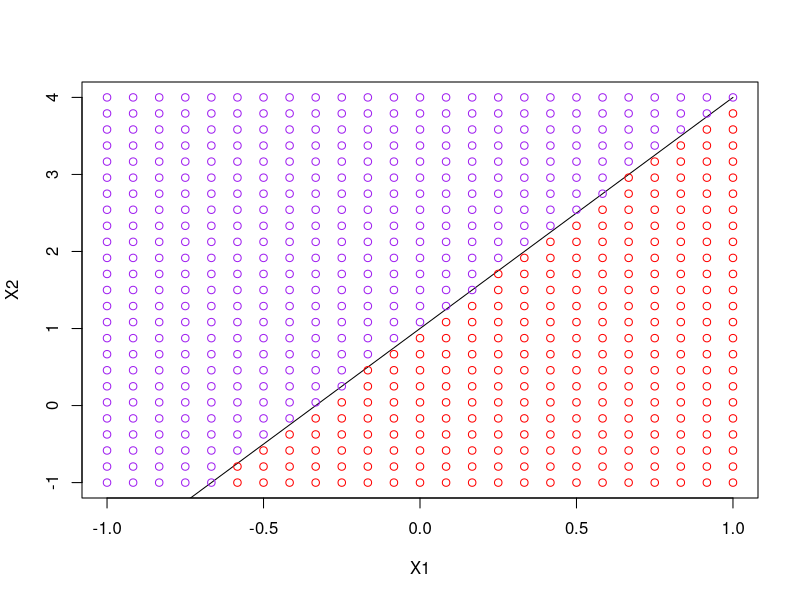
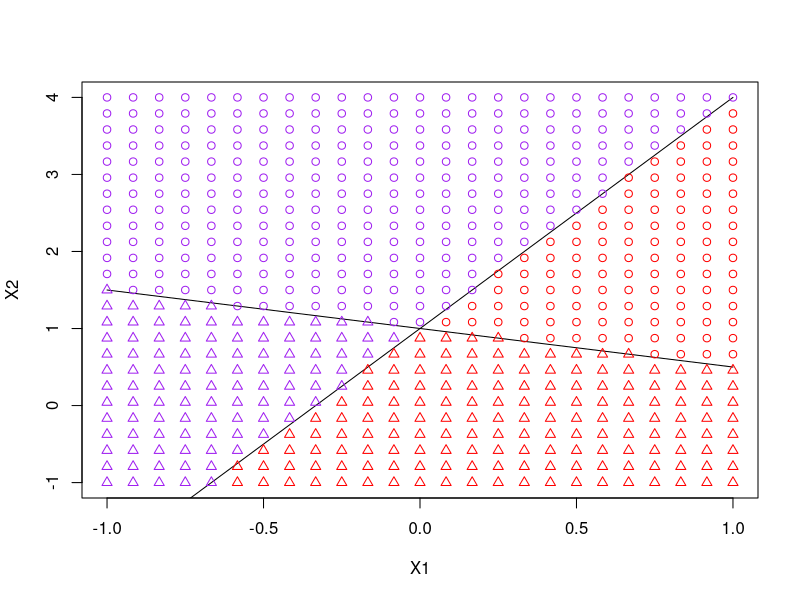
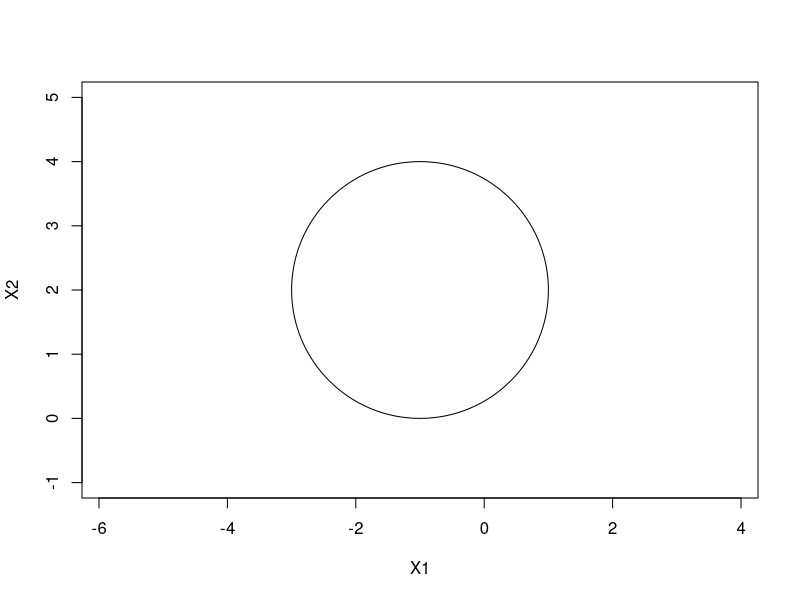
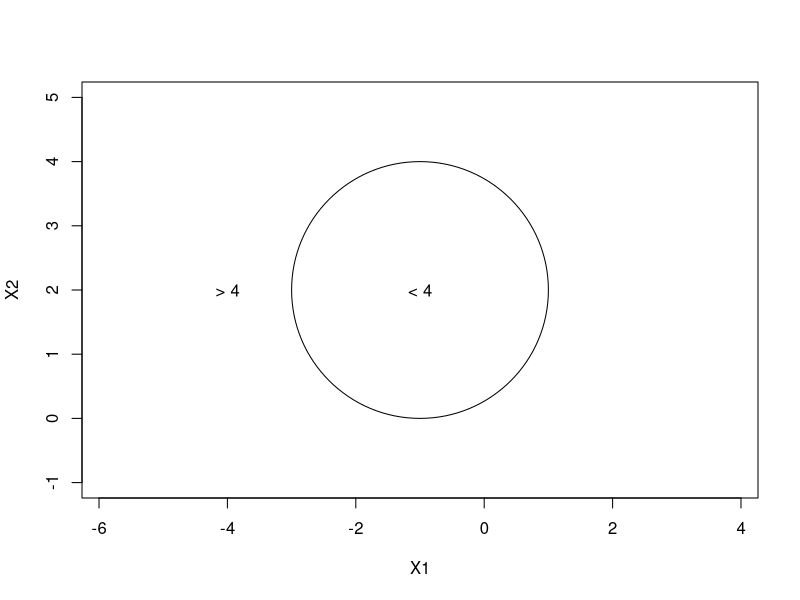
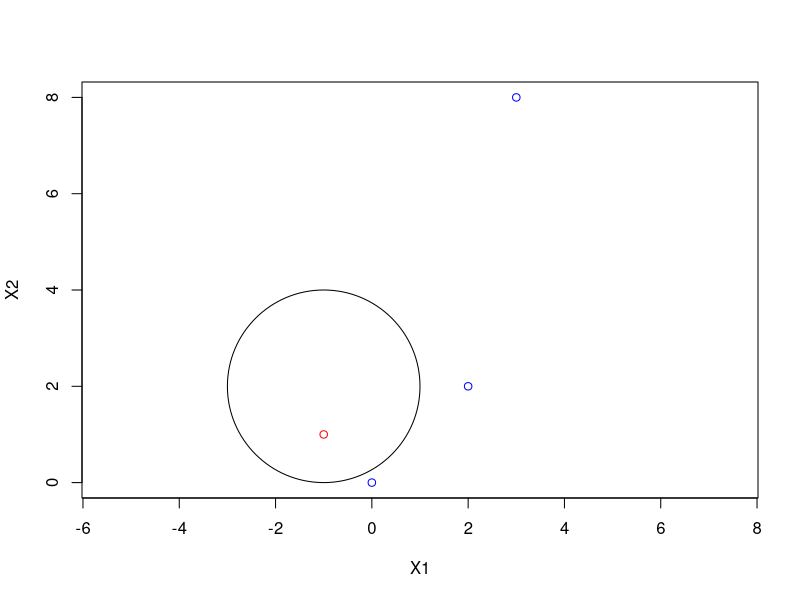

Recreate these plots in R, in order.
#Chapter 9 Conceptual Problem 1:

#a)
X1=seq(-1,1,0.1)
plot(X1,1+3*X1,xlab='X1',ylab='X2',type='l',xlim=c(-1,1),ylim=c(-1,4))

for(i in seq(-1,1,length.out = 25)){
  pts=data.frame(rep(i,25),seq(-1,4,length.out = 25))
  points(pts,col=ifelse(1+3*pts[,1]-pts[,2]>0,'red','purple'))
}

#b)
X1=seq(-1,1,0.1)
plot(X1,1+3*X1,xlab='X1',ylab='X2',type='l',xlim=c(-1,1),ylim=c(-1,4))
lines(X1,1-1/2*X1)

for(i in seq(-1,1,length.out = 25)){
  pts=data.frame(rep(i,25),seq(-1,4,length.out = 25))
  points(pts,col=ifelse(1+3*pts[,1]-pts[,2]>0,'red','purple'),pch=ifelse(-2+pts[,1]+2*pts[,2]>0,1,2))
}



#Chapter 9 Conceptual Problem 2:
#a)
plot(NA, NA, type = "n", xlim = c(-4, 2), ylim = c(-1, 5), asp = 1, xlab = "X1", ylab = "X2")
symbols(c(-1), c(2), circles = c(2), add = TRUE, inches = FALSE)

#b)
plot(NA, NA, type = "n", xlim = c(-4, 2), ylim = c(-1, 5), asp = 1, xlab = "X1", ylab = "X2")
symbols(c(-1), c(2), circles = c(2), add = TRUE, inches = FALSE)
text(c(-1), c(2), "< 4")
text(c(-4), c(2), "> 4")

#c)
#It is sufficient to substitute the equation's points' coordinates for X1 and X2, then check to see if the result is less than or equal to 4. 
#We have 5>4 (blue class) for (0,0), 14 (red class), 9>4 (blue class), 52>4 (blue class), and 14 (red class) for (1,1), (2,2), and (3,8).

plot(c(0, -1, 2, 3), c(0, 1, 2, 8), col = c("blue", "red", "blue", "blue"), 
     type = "p", asp = 1, xlab = "X1", ylab = "X2")
symbols(c(-1), c(2), circles = c(2), add = TRUE, inches = FALSE)
